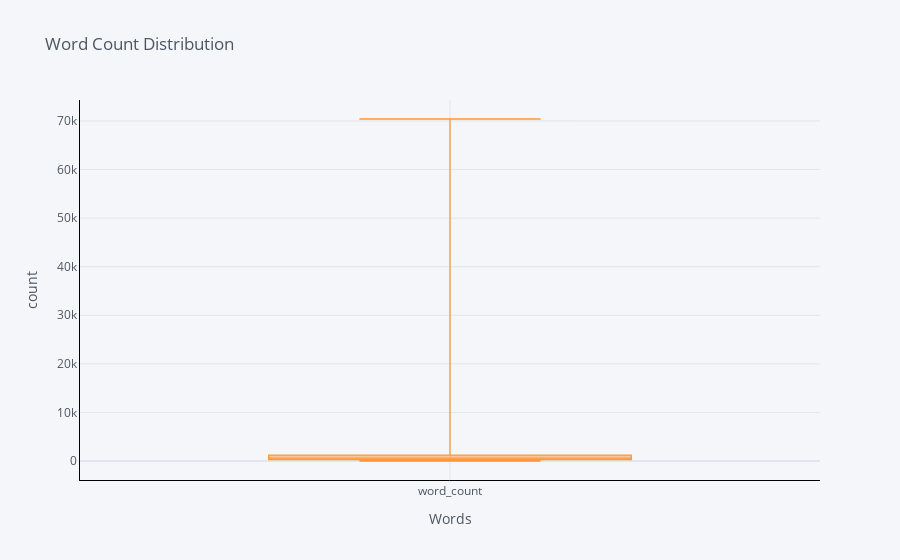

The notebook cell saved with this chart:
### Code cell
test_df['word_count'].iplot(
    kind='box',
    xTitle='Words',
    linecolor='black',
    yTitle='count',
    title='Word Count Distribution')

### Figure 1 — Plotly figure (JSON) as saved in the notebook; plotly's stock layout.template omitted (floating-point values rounded to 4 significant figures; data arrays with more than 128 entries replaced by an {"elided": "..."} marker saying what was removed)
{"data": [{"boxpoints": false, "line": {"width": 1.3}, "marker": {"color": "rgba(255, 153, 51, 1.0)"}, "name": "word_count", "orientation": "v", "type": "box", "y": {"elided": "1734 int values"}}], "layout": {"legend": {"bgcolor": "#F5F6F9", "font": {"color": "#4D5663"}}, "paper_bgcolor": "#F5F6F9", "plot_bgcolor": "#F5F6F9", "title": {"font": {"color": "#4D5663"}, "text": "Word Count Distribution"}, "xaxis": {"gridcolor": "#E1E5ED", "linecolor": "black", "showgrid": true, "tickfont": {"color": "#4D5663"}, "title": {"font": {"color": "#4D5663"}, "text": "Words"}, "zerolinecolor": "#E1E5ED"}, "yaxis": {"gridcolor": "#E1E5ED", "linecolor": "black", "showgrid": true, "tickfont": {"color": "#4D5663"}, "title": {"font": {"color": "#4D5663"}, "text": "count"}, "zerolinecolor": "#E1E5ED"}}}
